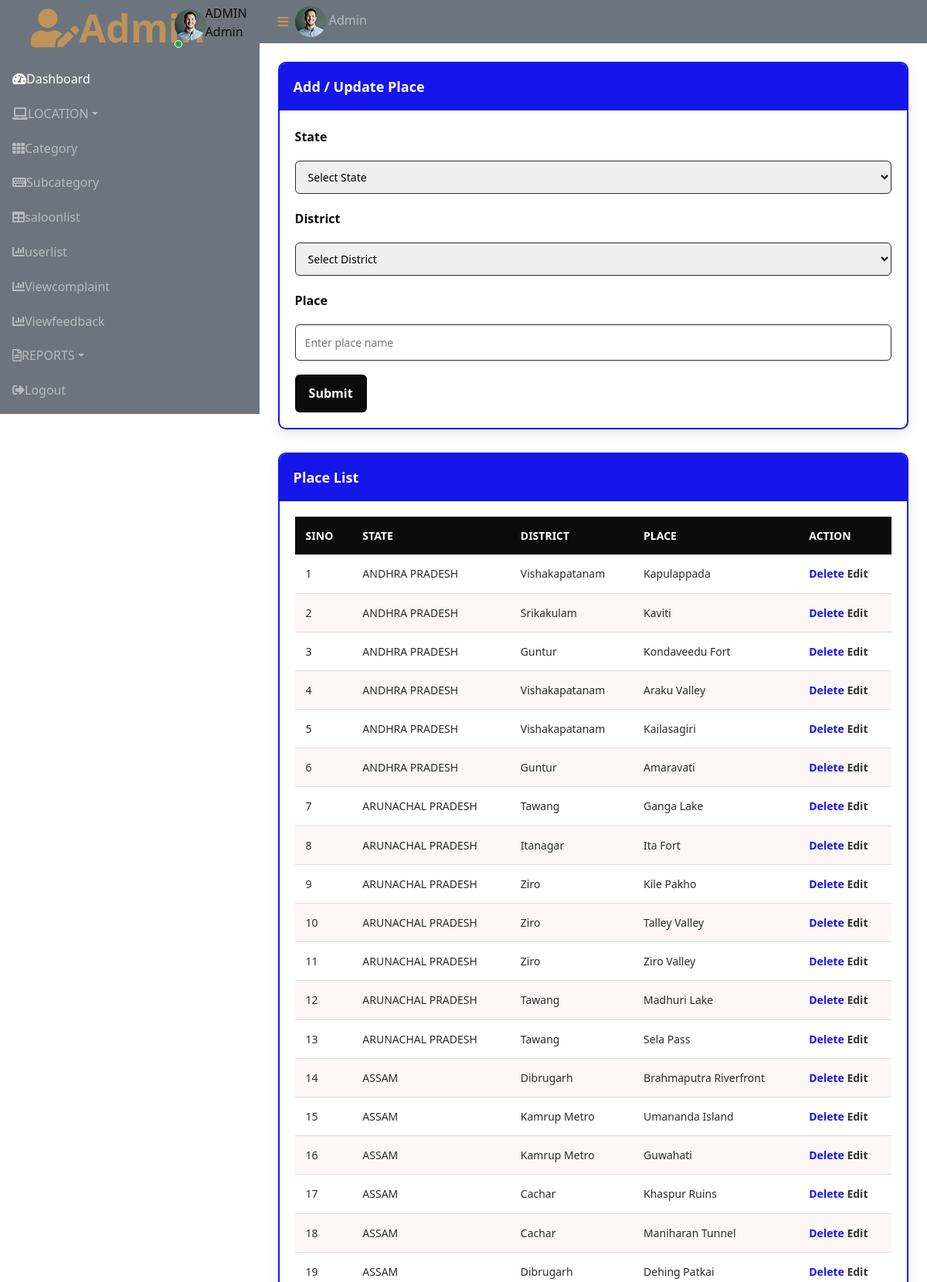
The page /Admin/place.php (signed in, upper part) on the database its author committed.
### tables this page shows
CREATE TABLE `tbl_place` (
  `place_id` int(11) NOT NULL,
  `place_name` varchar(30) NOT NULL,
  `district_id` int(11) NOT NULL,
  `place_status` int(11) NOT NULL DEFAULT 1
);

CREATE TABLE `tbl_state` (
  `state_id` int(11) NOT NULL,
  `state_name` varchar(40) NOT NULL,
  `state_status` int(11) NOT NULL DEFAULT 1
);

CREATE TABLE `tbl_district` (
  `district_id` int(11) NOT NULL,
  `district_name` varchar(40) NOT NULL,
  `state_id` int(11) NOT NULL,
  `district_status` int(11) NOT NULL DEFAULT 1
);

### Admin/place.php (the view, shortened to what this page needs)
<?php
include("../Assets/Connection/Connection.php");
include('Header.php');
$pname = "";
            ?>
<!DOCTYPE html>
<html>
<head>
</head>
<body>
<div class="container">
  <div class="card">
    <div class="card-header">Add / Update Place</div>
    <div class="card-body">
      <form method="post">
        <label for="sel_state">State</label>
        <select name="sel_state" id="sel_state" onChange="getDistrict(this.value)" required>
          <option value="">Select State</option>
        </select>
        <label for="sel_dis">District</label>
        <select name="sel_dis" id="sel_dis" required>
          <option value="">Select District</option>
        </select>
        <label for="txt_place">Place</label>
        <input type="text" name="txt_place" id="txt_place" maxlength="30" value="<?php echo $pname; ?>" required
               placeholder="Enter place name"
               pattern="^[A-Z]+[a-zA-Z ]*$"
               title="Only alphabets, spaces, first letter capital."/>
        <button type="submit" name="btn_submit" class="btn-submit">Submit</button>
      </form>
    </div>
  </div>
  <div class="card">
    <div class="card-header">Place List</div>
    <div class="card-body table-wrap">
      <table>
        <thead>
          <tr>
            <th>SINO</th>
            <th>STATE</th>
            <th>DISTRICT</th>
            <th>PLACE</th>
            <th>ACTION</th>
          </tr>
        </thead>
        <tbody>
        <?php
        $i = 0;
        $sel = "SELECT * FROM tbl_place p
                INNER JOIN tbl_district d ON p.district_id=d.district_id
                INNER JOIN tbl_state s ON d.state_id=s.state_id
                WHERE p.place_status=1 ORDER BY state_name ASC";
        $row = $con->query($sel);
        while ($data = $row->fetch_assoc()) {
            $i++;
            ?>
            <tr>
              <td><?php echo $i; ?></td>
              <td><?php echo $data["state_name"]; ?></td>
              <td><?php echo $data["district_name"]; ?></td>
              <td><?php echo $data["place_name"]; ?></td>
              <td><a class="action-link" href="Place.php?delid=<?php echo $data['place_id']; ?>">Delete</a>
                  <a href="place.php?edid=<?php echo $data['place_id']?>" class="action-link action-edit">Edit</a></td>
            </tr>
            <?php
        }
        ?>
        </tbody>
      </table>
    </div>
  </div>
</div>
</body>
</html>
<?php include('Footer.php'); ?>

### Admin/Header.php (shortened to what this page needs)
<?php
include("../Assets/Connection/Connection.php");
$select="select * from tbl_admin where admin_id='".$_SESSION['aid']."'";
$res=$con->query($select);
$data=$res->fetch_assoc();
?>
 <!DOCTYPE html>
<html lang="en">
<head>
    <link href="https://cdnjs.cloudflare.com/ajax/libs/font-awesome/5.10.0/css/all.min.css" rel="stylesheet">
    <link href="https://cdn.jsdelivr.net/npm/bootstrap-icons@1.4.1/font/bootstrap-icons.css" rel="stylesheet">
    <link href="../Assets/Templates/Admin/lib/owlcarousel/assets/owl.carousel.min.css" rel="stylesheet">
    <link href="../Assets/Templates/Admin/lib/tempusdominus/css/tempusdominus-bootstrap-4.min.css" rel="stylesheet" />
    <link href="../Assets/Templates/Admin/css/bootstrap.min.css" rel="stylesheet">
    <link href="../Assets/Templates/Admin/css/style.css" rel="stylesheet">
</head>
<body>
    <div class="container-fluid position-relative d-flex p-0">
        <div class="sidebar pe-4 pb-3">
            <nav class="navbar bg-secondary navbar-dark">
                <a href="index.html" class="navbar-brand mx-4 mb-3">
                    <span a href="Adminhome.php" class="text-primary"><i class="fa fa-user-edit me-2"></i>Admin</span>
                </a>
                <div class="d-flex align-items-center ms-4 mb-4">
                    <div class="position-relative">
                        <img class="rounded-circle" src="../Assets/Templates/Admin/img/user.jpg" alt="" style="width: 40px; height: 40px;">
                        <div class="bg-success rounded-circle border border-2 border-white position-absolute end-0 bottom-0 p-1"></div>
                    </div>
                    <div class="ms-3">
                        <h6 class="mb-0">ADMIN</h6>
                        <span>Admin</span>
                    </div>
                </div>
                <div class="navbar-nav w-100">
                    <a href="Adminhome.php" class="nav-item nav-link active"><i class="fa fa-tachometer-alt me-2"></i>Dashboard</a>
                    <div class="nav-item dropdown">
                        <a href="#" class="nav-link dropdown-toggle" data-bs-toggle="dropdown"><i class="fa fa-laptop me-2"></i>LOCATION</a>
                    </div>
                    <a href="Category.php" class="nav-item nav-link"><i class="fa fa-th me-2"></i>Category</a>
                    <a href="Subcategory.php" class="nav-item nav-link"><i class="fa fa-keyboard me-2"></i>Subcategory</a>
                    <a href="saloonlist.php" class="nav-item nav-link"><i class="fa fa-table me-2"></i>saloonlist</a>
                    <a href="userlist.php" class="nav-item nav-link"><i class="fa fa-chart-bar me-2"></i>userlist</a>
                    <a href="Viewcomplaint.php" class="nav-item nav-link"><i class="fa fa-chart-bar me-2"></i>Viewcomplaint</a>
                    <a href="Viewfeedback.php" class="nav-item nav-link"><i class="fa fa-chart-bar me-2"></i>Viewfeedback</a>
                    <div class="nav-item dropdown">
                        <a href="#" class="nav-link dropdown-toggle" data-bs-toggle="dropdown"><i class="far fa-file-alt me-2"></i>REPORTS</a>
                    </div>
                    <a href="../Logout.php" class="nav-item nav-link"><i class="fa fa-sign-out-alt me-2"></i>Logout</a>
                </div>
            </nav>
        </div>
        <div class="content">
            <nav class="navbar navbar-expand bg-secondary navbar-dark sticky-top px-4 py-0">
                <a href="#" class="sidebar-toggler flex-shrink-0">
                    <i class="fa fa-bars"></i>
                </a>
                <div class="navbar-nav align-items-center ms-auto">
                    <div class="nav-item dropdown">
                        <a href="#" class="nav-link " data-bs-toggle="dropdown">
                            <img class="rounded-circle me-lg-2" src="../Assets/Templates/Admin/img/user.jpg" alt="" style="width: 40px; height: 40px;">
                            <span class="d-none d-lg-inline-flex"><?php echo $data['admin_name']; ?></span>
                        </a>
                    </div>
                </div>
            </nav>
            <div class="container-fluid pt-4 px-4">
                <div class="row g-4">

### Admin/place.php (style rules this page uses)
:root { --red:#1616eb; --black:#0b0b0b; --white:#ffffff; --muted:#2b2b2b; }
* { margin:0;padding:0;box-sizing:border-box;font-family:"Segoe UI",Arial,sans-serif; }
body { background:var(--white); color:var(--black); }
.container { max-width:1100px; margin:auto; }
.card { background:var(--white); border:2px solid var(--red); border-radius:10px; box-shadow:0 6px 16px rgba(0,0,0,0.08); margin-bottom:30px; overflow:hidden; }
.card-header { background:var(--red); color:var(--white); padding:14px 18px; font-size:18px; font-weight:600; }
.card-body { padding:20px; }
form label { font-weight:600;color:var(--black); }
form select,form input[type="text"] { width:100%; padding:10px 12px; margin:8px 0 18px 0; border:1px solid var(--muted); border-radius:6px; font-size:14px; }
.btn-submit { background:var(--black); color:var(--white); padding:10px 18px; border:none; border-radius:6px; font-weight:600; cursor:pointer; transition:0.2s; }
.table-wrap { overflow:auto; }
table { width:100%; border-collapse:collapse; font-size:14px; min-width:600px; }
thead th { background:var(--black); color:var(--white); padding:12px 14px; text-align:left; }
tbody td { padding:12px 14px; border-bottom:1px solid #ddd; color:var(--muted); }
tbody tr:nth-child(even) { background:rgba(193,0,0,0.03); }
.action-link { display: inline-block; color:var(--red); font-weight:600; text-decoration:none; }
.action-edit { color: #333; }

### rows shown on the page
tbl_place: tbl_state.state_name "ANDHRA PRADESH", district.district_name "Vishakapatanam", place_name "Kapulappada"
tbl_place: tbl_state.state_name "ANDHRA PRADESH", district.district_name "Srikakulam", place_name "Kaviti"
tbl_place: tbl_state.state_name "ANDHRA PRADESH", district.district_name "Guntur", place_name "Kondaveedu Fort"
tbl_place: tbl_state.state_name "ANDHRA PRADESH", district.district_name "Vishakapatanam", place_name "Araku Valley"
tbl_place: tbl_state.state_name "ANDHRA PRADESH", district.district_name "Vishakapatanam", place_name "Kailasagiri"
tbl_place: tbl_state.state_name "ANDHRA PRADESH", district.district_name "Guntur", place_name "Amaravati"
tbl_place: tbl_state.state_name "ARUNACHAL PRADESH", district.district_name "Tawang", place_name "Ganga Lake"
tbl_place: tbl_state.state_name "ARUNACHAL PRADESH", district.district_name "Itanagar", place_name "Ita Fort"
tbl_place: tbl_state.state_name "ARUNACHAL PRADESH", district.district_name "Ziro", place_name "Kile Pakho"
tbl_place: tbl_state.state_name "ARUNACHAL PRADESH", district.district_name "Ziro", place_name "Talley Valley"
tbl_place: tbl_state.state_name "ARUNACHAL PRADESH", district.district_name "Ziro", place_name "Ziro Valley"
tbl_place: tbl_state.state_name "ARUNACHAL PRADESH", district.district_name "Tawang", place_name "Madhuri Lake"
tbl_place: tbl_state.state_name "ARUNACHAL PRADESH", district.district_name "Tawang", place_name "Sela Pass"
tbl_place: tbl_state.state_name "ASSAM", district.district_name "Dibrugarh", place_name "Brahmaputra Riverfront"
tbl_place: tbl_state.state_name "ASSAM", district.district_name "Kamrup Metro", place_name "Umananda Island"
tbl_place: tbl_state.state_name "ASSAM", district.district_name "Kamrup Metro", place_name "Guwahati"
tbl_place: tbl_state.state_name "ASSAM", district.district_name "Cachar", place_name "Khaspur Ruins"
tbl_place: tbl_state.state_name "ASSAM", district.district_name "Cachar", place_name "Maniharan Tunnel"
tbl_place: tbl_state.state_name "ASSAM", district.district_name "Dibrugarh", place_name "Dehing Patkai"

### other values the page prints
$data['admin_name'] "Admin"
